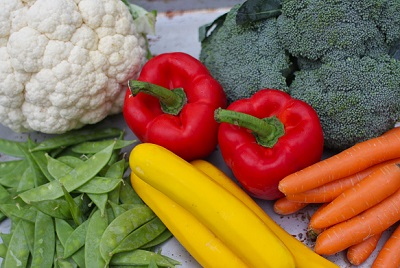
#> input picture Assignment2/veg.jpeg, 400 x 268 px
$ python Q2_2.py
#> lines starting #> are read from the running program, lines starting #| are printed output that depends on the picture
import numpy as np
import scipy as sp
import matplotlib.pyplot as plt
from scipy import signal
from scipy import ndimage

def threshold_trial(a,t):
	for i in range(a.shape[0]):
		for j in range(a.shape[1]):
			if i%2==0 and j%2!=0:
				if abs(a[i][j])>t:
					(a[i][j])=1
				else:
					(a[i][j])=0
			if i%2!=0 and j%2==0:
				if abs(a[i][j])>t:
					(a[i][j])=1
				else:
					a[i][j]=0
	return a

def super_grid2(a):

	length_col_pad = a.shape[0]
	col_pad = np.zeros((1,length_col_pad))
	for i in range(a.shape[1]):
		a = np.insert(a,i*2, col_pad,1)

	length_row_pad = a.shape[1]
	row_pad = np.zeros((1,length_row_pad))
	for i in range(a.shape[0]):
		a = np.insert(a,i*2,row_pad ,0)

	b=a
	b=b*2
	b=b/2

	for i in range(a.shape[0]-1):
		if i%2==0:
			b[i,:]=a[i+1,:]-a[i-1,:]
	for j in range(a.shape[1]-1):
		if j%2==0:
			b[:,j]=a[:,j+1]-a[:,j-1]

	return b

veg = sp.ndimage.imread('veg.jpeg',flatten=True )
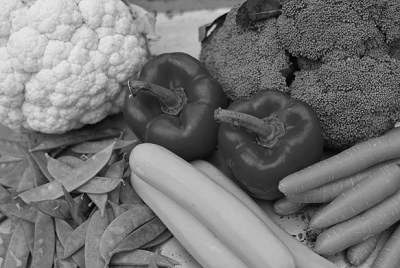
#> veg: shape (268, 400) float32; min 0.587, max 237.2, mean 117.3

super_grid_veg = super_grid2(veg)
#> the loop in super_grid2, `for i in range(a.shape[1]):` made 400 passes
#> pass 1, in super_grid2, `a = np.insert(a,i*2, col_pad,1)`:
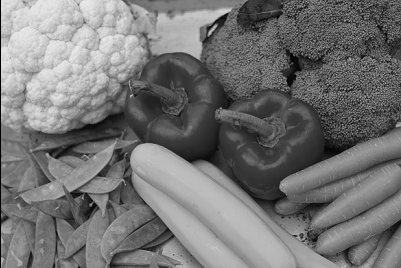
#> a: shape (268, 401) float32; min 0, max 237.2, mean 117
#> pass 3, in super_grid2, `a = np.insert(a,i*2, col_pad,1)`:
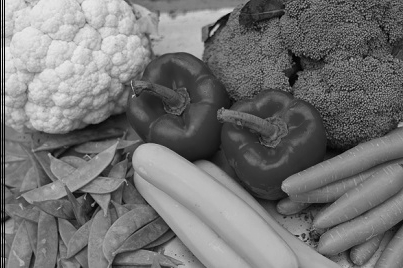
#> a: shape (268, 403) float32; min 0, max 237.2, mean 116.4
#> after the loop in super_grid2, `for i in range(a.shape[1]):`:
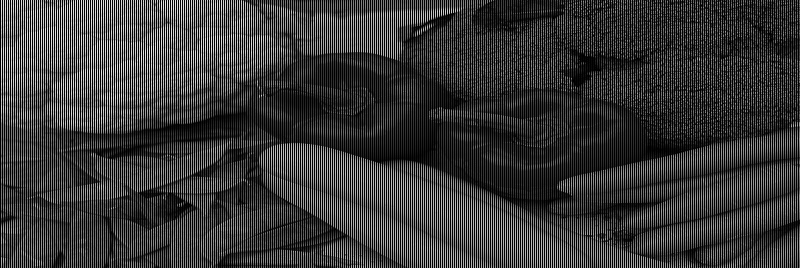
#> a: shape (268, 800) float32; min 0, max 237.2, mean 58.6
#> the loop in super_grid2, `for i in range(a.shape[0]):` made 268 passes
#> pass 2, in super_grid2, `a = np.insert(a,i*2,row_pad ,0)`:
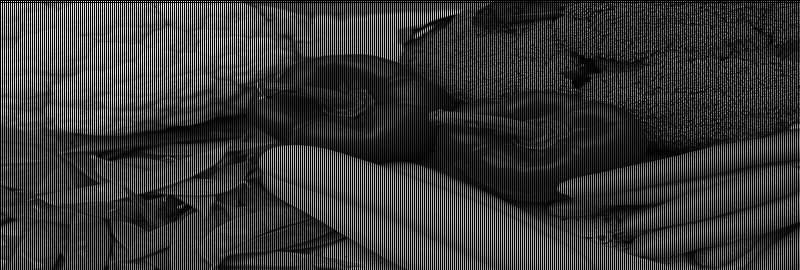
#> a: shape (270, 800) float32; min 0, max 237.2, mean 58.2
#> after the loop in super_grid2, `for i in range(a.shape[0]):`:
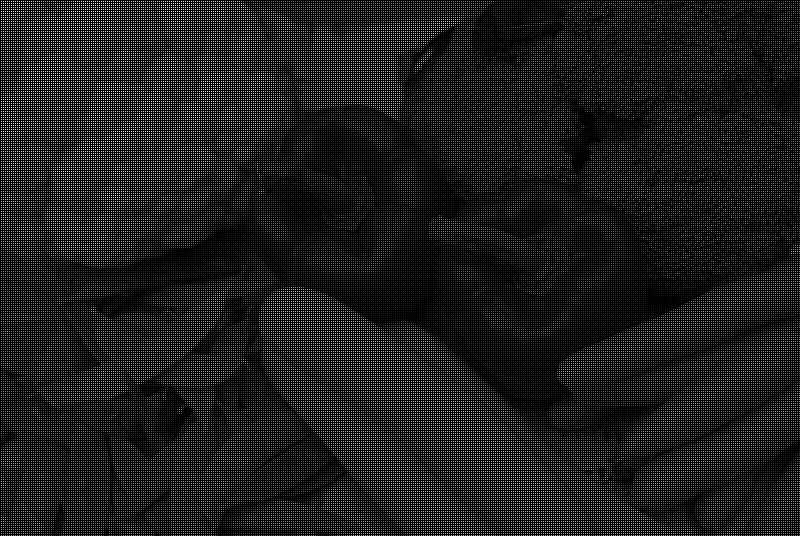
#> a: shape (536, 800) float32; min 0, max 237.2, mean 29.3
#> after the loop in super_grid2, `for i in range(a.shape[0]-1):`:
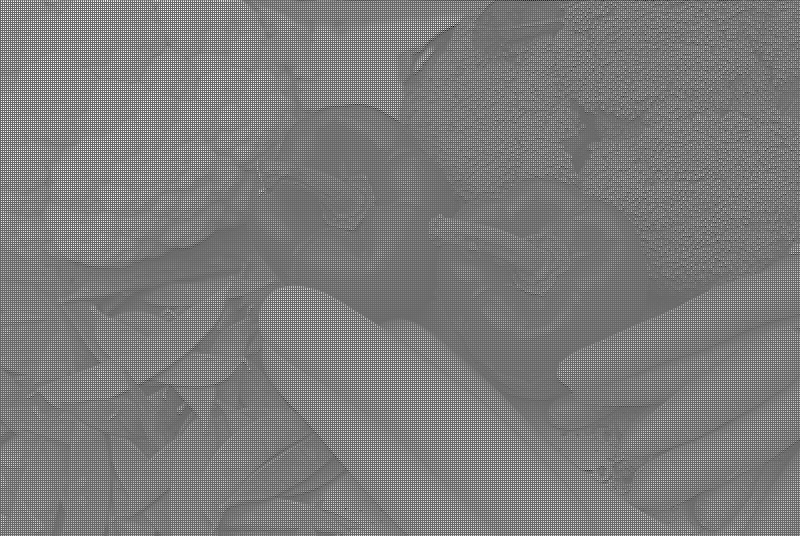
#> b: shape (536, 800) float32; min -167.9, max 237.2, mean 29.3; drawn with min black and max white

plt.subplot(121)
plt.title('Super grid of veg image')
plt.imshow(super_grid_veg, cmap='Greys_r')

thresholded_veg = threshold_trial(super_grid_veg,80)
plt.subplot(122)
plt.title('Veg after applying threshold=200')
plt.imshow(thresholded_veg, cmap='Greys_r')
plt.show()
